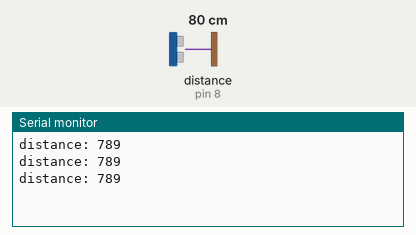
Simulated run of this sketch. Board: Arduino Uno, built with avr-gcc and run on an emulated ATmega328P. On the bench: the last lines printed to the serial monitor. Wiring (inferred from the names in the program): ultrasonic range finder: trigger pin 7; echo pin 8. The test bench sets the inputs (shaded band); at power-on: distance to the obstacle (sensor on pin 8) 80 cm. The echo pulse lasts 58.3 µs per cm.

Above: at 1.2 s.
1.3 s: distance to the obstacle (sensor on pin 8) set to 2 cm
At 1.9 s:
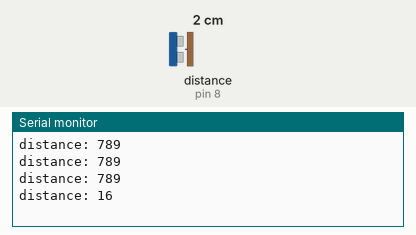
2.8 s: distance to the obstacle (sensor on pin 8) set to 4 cm
At 3.4 s:
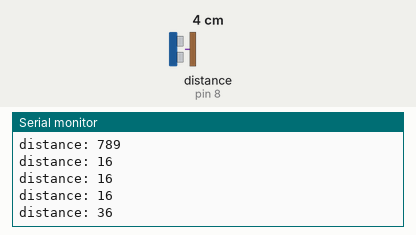
Timing chart, 0 to 5.8 s (numbered marks = the images above; inputs shaded):
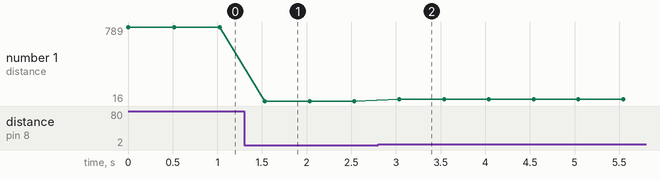

The sketch:

Sonar_1.ino
```cpp
#define TRIG1 3 // 초음파 센서 1번 Trig 핀 번호
#define ECHO1 4 // 초음파 센서 1번 ECHO 핀 번호

#define TRIG1 5 // 초음파 센서 1번 Trig 핀 번호
#define ECHO1 6 // 초음파 센서 1번 ECHO 핀 번호

#define TRIG1 7 // 초음파 센서 1번 Trig 핀 번호
#define ECHO1 8 // 초음파 센서 1번 ECHO 핀 번호


void setup()
{
  // put your setup code here, to run once:
  pinMode(TRIG1, OUTPUT);
  pinMode(ECHO1, INPUT);

  Serial.begin(115200); //통신속도를 11520으로 정의함
}
long sonar1(void) // 초음파 센서 1번 측정 함수
{
  long duration, distance;
  digitalWrite(TRIG1, HIGH);
  delayMicroseconds(10);
  digitalWrite(TRIG1, LOW);
  duration = pulseIn(ECHO1, HIGH);
  distance = (  (float)(340*duration)/1000)/2;
  return distance;
}

void loop()
{
  // put your main code here, to run repeatedly:
  long duration, distance;
  digitalWrite(TRIG1, HIGH);
  delayMicroseconds(10);
  digitalWrite(TRIG1, LOW);
  duration = pulseIn(ECHO1, HIGH);
  distance = (  (float)(340*duration)/1000)/2;
 //Serial.print("Duration: ");
 // Serial.println(duration);
  Serial.print("distance: ");
  Serial.println( sonar1() );
  delay(500);
}
```

Measured:
- after the input at 1.3 s, the serial monitor: prints a new line after 0.23 s (image 1)
- after the input at 2.8 s, the serial monitor: prints a new line after 0.24 s (image 2)
- plotted number 1: 789 → 16 after the input at 1.3 s, 16 → 36 after the input at 2.8 s
